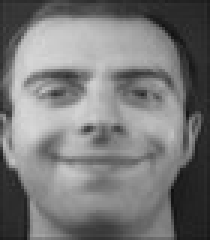
#> input picture orl-database-for-training-and-testing/renamed_faces/10_6.jpg, 70 x 80 px, found by its file name (shown 3 times larger); its folder holds 4 pictures in this run
$ python Face_recognition.py
#> lines starting #> are read from the running program, lines starting #| are printed output that depends on the picture
import os
import numpy as np
import matplotlib.pyplot as plt
from collections import Counter
from sklearn.decomposition import NMF, PCA
from sklearn.model_selection import train_test_split
from sklearn.svm import SVC
from sklearn.metrics import accuracy_score, classification_report
from sklearn.manifold import TSNE
from PIL import Image, ImageEnhance
from sklearn.model_selection import GridSearchCV

def load_faces_with_contrast(path, img_size=(64, 64), contrast_factor=1.3):
    """
    Load grayscale face images from a directory.
    For each image, also generate a contrast-enhanced version.

    Args:
        path (str): Directory containing face images.
        img_size (tuple): Target size for image resizing.
        contrast_factor (float): Factor to enhance contrast.

    Returns:
        images (np.ndarray): Flattened image arrays (normalized).
        labels (np.ndarray): Corresponding integer labels.
    """
#> called with img_size = (64, 64), contrast_factor = 1.3
    images = []
    labels = []
    label_map = {}
    current_label = 0

    # List files sorted for consistency
    for filename in sorted(os.listdir(path)):
        if filename.lower().endswith('.jpg'):
            try:
                # Extract person ID from filename prefix (assumes format 'personid_xxx.jpg')
                person_id = filename.split('_')[0]

                # Map person_id to integer label
                if person_id not in label_map:
                    label_map[person_id] = current_label
                    current_label += 1
                label = label_map[person_id]

                # Load and preprocess image
                img_path = os.path.join(path, filename)
                img = Image.open(img_path).convert('L').resize(img_size)
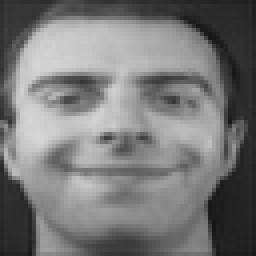
#> img: PIL image 64x64 L (shown 4 times larger); min 21, max 214, mean 120.3

                # Normalize image to [0,1]
                base_array = np.array(img).astype(np.float32) / 255.0
                images.append(base_array.flatten())
                labels.append(label)

                # Create and add contrast-enhanced version
                contrast_img = ImageEnhance.Contrast(img).enhance(contrast_factor)
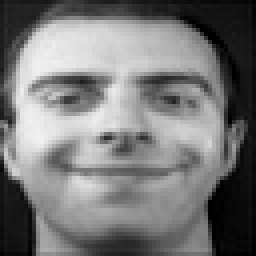
#> contrast_img: PIL image 64x64 L (shown 4 times larger); min 0, max 242, mean 120
                contrast_array = np.array(contrast_img).astype(np.float32) / 255.0
                images.append(contrast_array.flatten())
                labels.append(label)

            except Exception as e:
                print(f"Warning: Could not process {filename}: {e}")
#> pass 2 of the loop in load_faces_with_contrast, `for filename in sorted(os.listdir(path)):`:
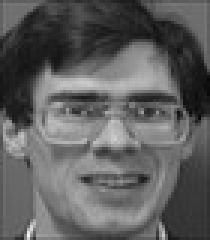
#> input picture orl-database-for-training-and-testing/renamed_faces/11_2.jpg, 70 x 80 px, found by its file name (shown 3 times larger)
#> in load_faces_with_contrast, `img = Image.open(img_path).convert('L').resize(img_size)`:
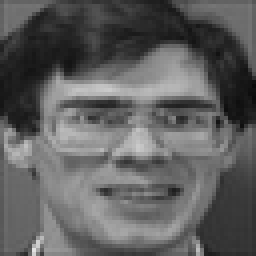
#> img: PIL image 64x64 L (shown 4 times larger); min 10, max 224, mean 95.1
#> in load_faces_with_contrast, `contrast_img = ImageEnhance.Contrast(img).enhance(contrast_factor)`:
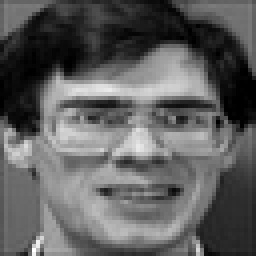
#> contrast_img: PIL image 64x64 L (shown 4 times larger); min 0, max 255, mean 94.7
#> pass 3 of the loop in load_faces_with_contrast, `for filename in sorted(os.listdir(path)):`:
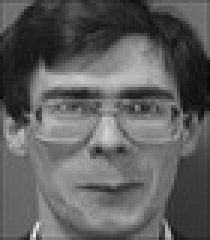
#> input picture orl-database-for-training-and-testing/renamed_faces/11_3.jpg, 70 x 80 px, found by its file name (shown 3 times larger)
#> in load_faces_with_contrast, `img = Image.open(img_path).convert('L').resize(img_size)`:
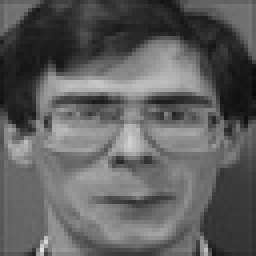
#> img: PIL image 64x64 L (shown 4 times larger); min 8, max 223, mean 95
#> in load_faces_with_contrast, `contrast_img = ImageEnhance.Contrast(img).enhance(contrast_factor)`:
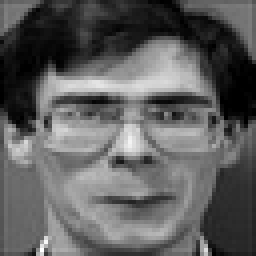
#> contrast_img: PIL image 64x64 L (shown 4 times larger); min 0, max 255, mean 94.6
#> the loop made 4 passes; the first 3 are shown

    return np.array(images), np.array(labels)

# Load dataset
dataset_path = r'C:\Users\Janmitsinh\Desktop\academic_Concordia\A_SEM3\SCM\COMP6651_ADT\orl-database-for-training-and-testing\renamed_faces'
X_raw, y_raw = load_faces_with_contrast(dataset_path)
print(f"Loaded {len(X_raw)} images across {len(set(y_raw))} classes.")

# Filter classes to keep only those with at least 4 samples
label_counts = Counter(y_raw)
valid_labels = {label for label, count in label_counts.items() if count >= 4}

# Filter dataset based on valid labels
X = np.array([x for x, y_ in zip(X_raw, y_raw) if y_ in valid_labels])
y = np.array([y_ for y_ in y_raw if y_ in valid_labels])

if len(X) == 0:
    raise RuntimeError("No classes have at least 4 samples after filtering. Please check the dataset.")

print(f"After filtering: {len(X)} images across {len(set(y))} classes.")

# Normalize features for NMF (Min-Max scaling feature-wise)
X_min = X.min(axis=0)
X_max = X.max(axis=0)
X = (X - X_min) / (X_max - X_min + 1e-10)  # Added small epsilon to avoid division by zero

# Split dataset into train, validation, and test sets (stratified splits)
X_temp, X_test, y_temp, y_test = train_test_split(X, y, test_size=0.2, stratify=y, random_state=42)
X_train, X_val, y_train, y_val = train_test_split(X_temp, y_temp, test_size=0.25, stratify=y_temp, random_state=42)
# Note: This results in 60% train, 20% val, 20% test

print(f"Dataset split: Train={len(X_train)}, Val={len(X_val)}, Test={len(X_test)}")

# Define number of components to test for dimensionality reduction
components_list = list(range(10, 101, 10))

# Containers for accuracies
nmf_train_acc, nmf_val_acc, nmf_test_acc = [], [], []
pca_train_acc, pca_val_acc, pca_test_acc = [], [], []

# Loop over component counts
for n_components in components_list:
    # ----- Non-negative Matrix Factorization (NMF) -----
    nmf = NMF(n_components=n_components, init='nndsvda', max_iter=700, random_state=42)
#> (the run stopped early here; a loop or call above may not have finished)
